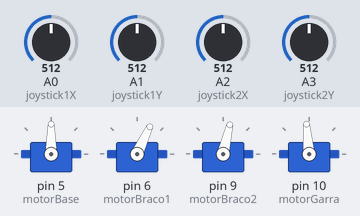
A sketch run on a simulated Arduino Uno, built with avr-gcc and run on an emulated ATmega328P. On the bench: 4 × servo. The inputs (shaded band) are chosen by the test bench; at power-on: A0 (joystick1X) = 512, A2 (joystick2X) = 512, A3 (joystick2Y) = 512, A1 (joystick1Y) = 512.

Above: at 1.2 s.
1.3 s: A0 (joystick1X) set to 716
At 1.8 s:
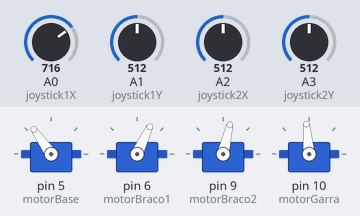
2.8 s: A2 (joystick2X) set to 716
At 3.4 s:
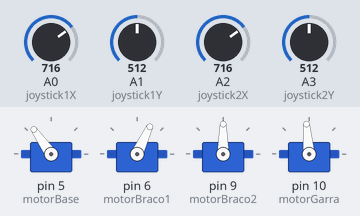
4.3 s: A3 (joystick2Y) set to 716
At 5.1 s:
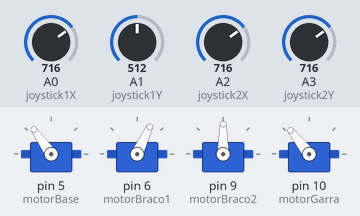
5.8 s: A1 (joystick1Y) set to 306
At 6.7 s:
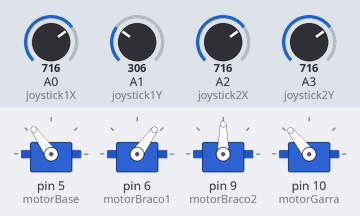
7.3 s: A0 (joystick1X) set to 992
At 8.4 s:
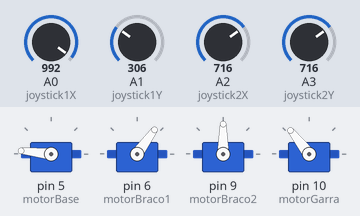
8.8 s: A2 (joystick2X) set to 992
At 10.1 s:
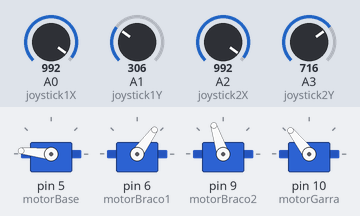
Timing chart, 0 to 11.3 s (numbered marks = the images above; inputs shaded):
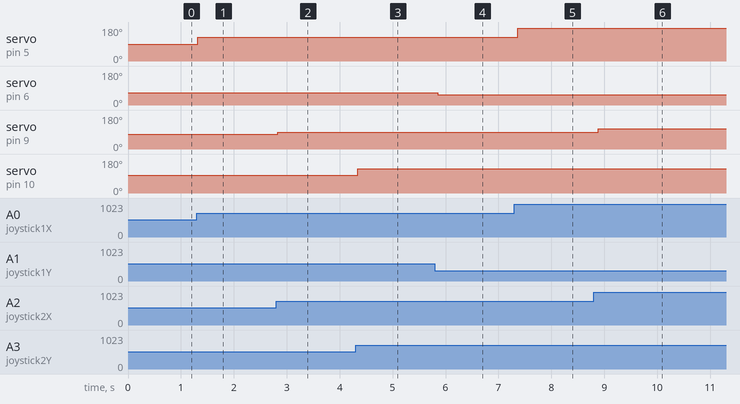

Measured:
- after the input at 1.3 s, servo on pin 5 (motorBase): 90° → 125° at once
- after the input at 2.8 s, servo on pin 9 (motorBraco2): 77° → 90° at once
- after the input at 4.3 s, servo on pin 10 (motorGarra): 95° → 128° at once
- after the input at 5.8 s, servo on pin 6 (motorBraco1): 65° → 54° after 0.06 s
- after the input at 7.3 s, servo on pin 5 (motorBase): 125° → 174° after 0.07 s
- after the input at 8.8 s, servo on pin 9 (motorBraco2): 90° → 108° after 0.08 s

The sketch:

Braco_Robotico.ino
```cpp
#include <Servo.h>

// Mapeamento dos Joysticks
#define joystick1X A0
#define joystick1Y A1
#define joystick2X A2
#define joystick2Y A3

//definição dos servo motores
Servo motorBase, motorBraco1, motorBraco2, motorGarra;  // create servo object to control a servo
int iniciaMotor = 90;    // variable to store the servo position

//Funções movimento motores
void moverBase(){
  int posX = analogRead(joystick1X);
  posX = map(posX, 0, 1023, 0, 180);
  motorBase.write(posX);
}
void moverBraco1(){
  int posY = analogRead(joystick1Y);
  posY = map(posY, 0, 1023, 40, 90);
  motorBraco1.write(posY);
}
void moverBraco2(){
  int posX = analogRead(joystick2X);
  posX = map(posX, 0, 1023, 45, 110);
  motorBraco2.write(posX);
}
void moverGarra(){
  int posY = analogRead(joystick2Y);
  posY = map(posY, 0, 1023, 10, 180);
  motorGarra.write(posY);
}

void setup() {
  motorBase.attach(5);
  motorBraco1.attach(6);
  motorBraco2.attach(9);
  motorGarra.attach(10);

  motorBase.write(iniciaMotor);
  motorBraco1.write(iniciaMotor);
  motorBraco2.write(iniciaMotor);
  motorGarra.write(iniciaMotor);

  pinMode (joystick1X, INPUT);
  pinMode (joystick1Y, INPUT);
  pinMode (joystick2X, INPUT);
  pinMode (joystick2Y, INPUT);


}

void loop() {
  moverBase();
  moverBraco1();
  moverBraco2();
  moverGarra();
  delay(100);

}
```
